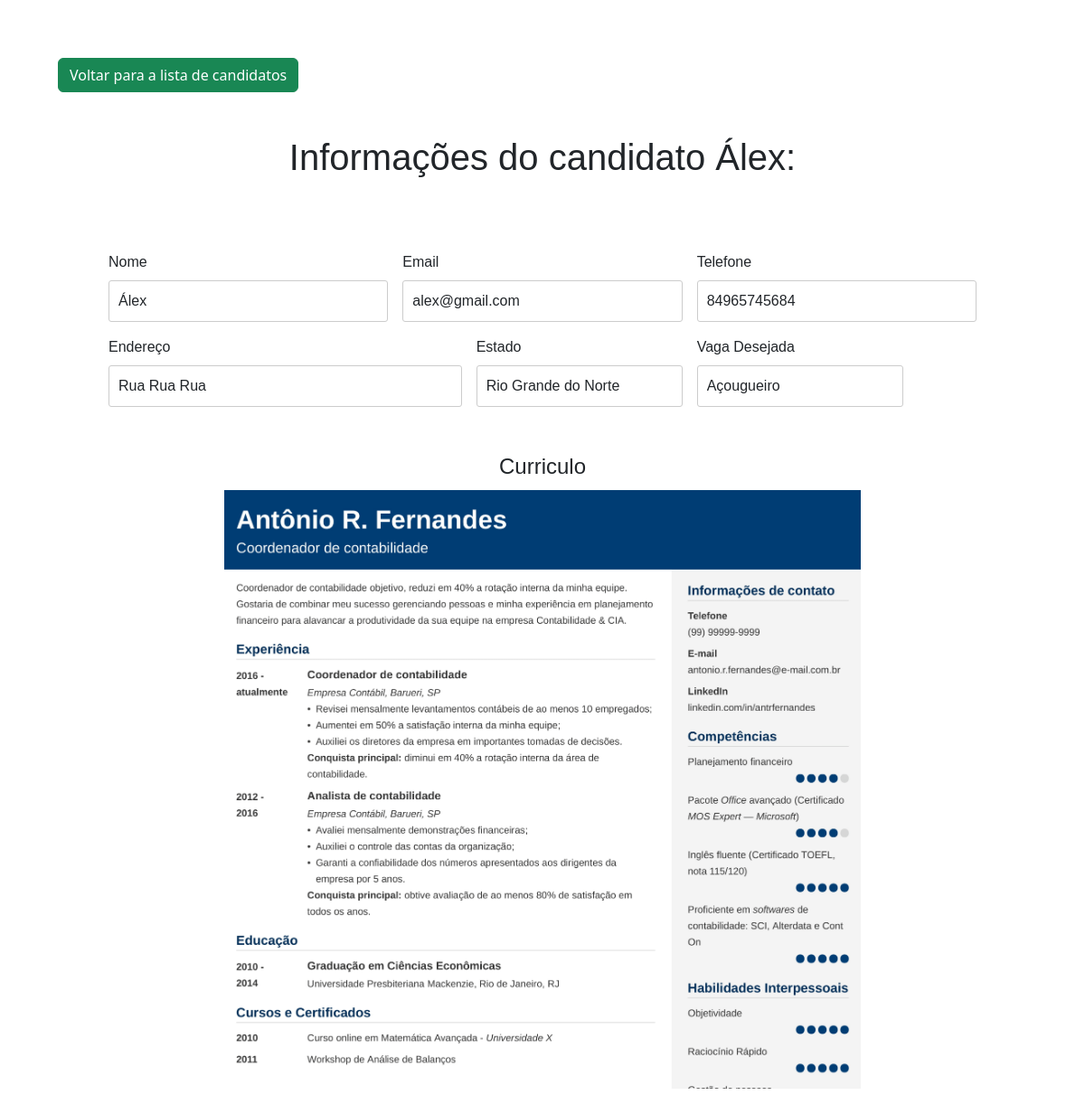
/candidato/detalhes/1, run on the app's committed database.
### ofertas/models.py (models this page shows, shortened)
class Candidato(models.Model):
    nome = models.CharField(max_length=250)
    email = models.EmailField()
    telefone = models.CharField(max_length=11)
    endereco = models.CharField(max_length=100)
    estado = models.ForeignKey(Estado, on_delete=models.CASCADE)
    curriculo = models.ImageField(upload_to='static/ofertas/img')
    vaga_emprego = models.ForeignKey(Vaga_emprego, on_delete=models.SET_NULL,
                                     null=True, default='')

class Estado(models.Model):
    nome_estado = models.CharField(max_length=100)
    sigla = models.CharField(max_length=2)
    def __str__(self):
        return self.nome_estado

class Vaga_emprego(models.Model):
    nome_vaga = models.CharField(max_length=50)
    carga_horaria = models.FloatField()
    salario = models.FloatField()
    def __str__(self):
        return self.nome_vaga

### ofertas/views.py (the view)
# urls.py: path('candidato/detalhes/<int:id>', views.candidato_detalhe,name='candidato_detalhe'),
@has_role_decorator('administrador')
def candidato_detalhe(request, id):
    candidato = get_object_or_404(Candidato, id=id)
    context = {'candidato': candidato}
    return render(request, 'ofertas/pages/candidato_detalhe.html', context)

### ofertas/templates/ofertas/pages/candidato_detalhe.html
{% include 'ofertas/partials/head.html' %}
<body>
    <a href="{% url 'candidato_listar' %}" class="btn btn-success mb-3 new voltar">Voltar para a lista de candidatos</a>
    <h1 class="h1-candidato">Informações do candidato {{candidato.nome}}:</h1>
    <div class="candidato-detail">
        <form class="row g-3 needs-validation" novalidate>
            <div class="col-md-4">
                <label for="validationCustom01" class="form-label">Nome</label>
                <input type="text" class="form-control" id="validationCustom01" value="{{candidato.nome}}" required>
            </div>
            <div class="col-md-4">
                <label for="validationCustom02" class="form-label">Email</label>
                <input type="email" class="form-control" id="validationCustom02" value="{{candidato.email}}" required>
            </div>
            <div class="col-md-4">
                <label for="validationCustomUsername" class="form-label">Telefone</label>
                <div class="input-group has-validation">
                    <input type="text" class="form-control" id="validationCustomUsername"
                        aria-describedby="inputGroupPrepend" required value="{{candidato.telefone}}">
                </div>
            </div>
            <div class="col-md-5">
                <label for="validationCustom03" class="form-label">Endereço</label>
                <input type="text" class="form-control" id="validationCustom03" required value="{{candidato.endereco}}">
            </div>
            <div class="col-md-3">
                <label for="validationCustom04" class="form-label">Estado</label>
                <input type="text" class="form-control" id="validationCustom03" required value="{{candidato.estado}}">
            </div>
            <div class="col-md-3">
                <label for="validationCustom05" class="form-label">Vaga Desejada</label>
                <input type="text" class="form-control" id="validationCustom05" required value="{{candidato.vaga_emprego}}">
            </div>
                <label for="validationCustom05" class="form-label label-candidato">Curriculo</label>
                <img class="img-candidato" src="{{candidato.curriculo.url}}" alt="curriculo">
        </form>
    </div>
</body>

### ofertas/static/ofertas/css/style-main.css (style rules this page uses)
:root { --color-background: #FB530B; --color-links: #151414; --color-box: rgb(36, 35, 35); --color-backbot: rgba(16, 15, 16, 0.96); --color-hedlateral: #f4f1f1; --color-black: black; --color-font: #f5f5f5; --color-info-light: #cce5ff; --color-debug-light: #cce5ff; --color-success-light: #d4edda; --color-alert-light: #fff3cd; --color-warning-light: #fff3cd; --color-error-light: #f8d7da; --color-dark-text: #444; --color-info-dark: #4d86c4; --color-debug-dark: #4d86c4; --color-success-dark: #4a9c5d; --color-alert-dark: #927f40; --color-warning-dark: #927f40; --color-error-dark: #da525d; --color-gray-0: #f9f9f9; --color-gray-1: #e0e0e0; --color-gray-2: #c7c7c7; --color-gray-3: #aeaeae; --color-gray-4: #959595; --color-gray-5: #7d7d7d; --color-gray-6: #646464; --color-gray-7: #4b4b4b; --color-gray-8: #323232; --color-gray-9: #191919; --color-index: rgba(9, 225, 253, 0.055); --spacing-gutter-medium: 3rem; --spacing-gutter-large: 4rem; }
* { font-family: Arial, Helvetica, sans-serif; margin: 0; padding: 0; box-sizing: border-box; }

### ofertas/static/ofertas/css/style-header.css (style rules this page uses)
:root { --color-background: #FB530B; --color-links: #151414; --color-box: rgb(36, 35, 35); --color-backbot: rgba(16, 15, 16, 0.96); --color-hedlateral: #f4f1f1; --color-black: black; --color-font: #f5f5f5; }
* { font-family: Arial, Helvetica, sans-serif; margin: 0; padding: 0; box-sizing: border-box; }

### ofertas/static/ofertas/css/style-footer.css (style rules this page uses)
:root { --color-background: #FB530B; --color-links: #151414; --color-box: rgb(36, 35, 35); --color-backbot: rgba(16, 15, 16, 0.96); --color-hedlateral: #f4f1f1; --color-black: black; --color-font: #f5f5f5; }
* { font-family: Arial, Helvetica, sans-serif; margin: 0; padding: 0; box-sizing: border-box; }

### ofertas/static/ofertas/css/style-trabalheconosco.css (style rules this page uses)
:root { --color-background: #FB530B; --color-links: #151414; --color-box: rgb(36, 35, 35); --color-backbot: rgba(16, 15, 16, 0.96); --color-hedlateral: #f4f1f1; --color-black: black; --color-font: #f5f5f5; }
* { font-family: Arial, Helvetica, sans-serif; margin: 0; padding: 0; box-sizing: border-box; }
.candidato-detail { width: 80%; margin: 5rem auto; }
.img-candidato { width: 45rem; margin: 0 auto; }
.label-candidato { text-align: center; margin-top: 3rem; font-size: 1.5rem; }
.h1-candidato { margin: 2rem; text-align: center; }
.voltar { margin: 4rem; }

### ofertas/static/ofertas/css/style-ofertas.css (style rules this page uses)
:root { --color-background: #FB530B; --color-links: #151414; --color-box: rgb(36, 35, 35); --color-backbot: rgba(16, 15, 16, 0.96); --color-hedlateral: #f4f1f1; --color-black: black; --color-font: #f5f5f5; }
* { font-family: Arial, Helvetica, sans-serif; margin: 0; padding: 0; box-sizing: border-box; }

### ofertas/static/ofertas/css/style-contato.css (style rules this page uses)
:root { --color-background: #FB530B; --color-links: #151414; --color-box: rgb(36, 35, 35); --color-backbot: rgba(16, 15, 16, 0.96); --color-hedlateral: #f4f1f1; --color-black: black; --color-font: #f5f5f5; }
* { font-family: Arial, Helvetica, sans-serif; margin: 0; padding: 0; box-sizing: border-box; }
label { display: block; margin-bottom: 5px; }
input[type="text"], input[type="email"], input[type="tel"], select { width: 100%; padding: 10px; border: 1px solid #ccc; border-radius: 3px; }

### data on the page
Candidato: nome "Álex", email "alex@gmail.com", telefone "84965745684", endereco "Rua Rua Rua", estado "Rio Grande do Norte", vaga_emprego "Açougueiro", curriculo (picture)
